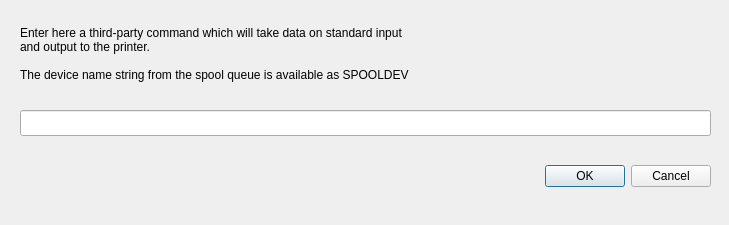
<?xml version="1.0" encoding="UTF-8"?>
<ui version="4.0">
 <class>othernetdlg</class>
 <widget class="QDialog" name="othernetdlg">
  <property name="geometry">
   <rect>
    <x>0</x>
    <y>0</y>
    <width>729</width>
    <height>225</height>
   </rect>
  </property>
  <property name="windowTitle">
   <string>Other network device</string>
  </property>
  <property name="toolTip">
   <string>This is the command to be used</string>
  </property>
  <widget class="QDialogButtonBox" name="buttonBox">
   <property name="geometry">
    <rect>
     <x>370</x>
     <y>160</y>
     <width>341</width>
     <height>32</height>
    </rect>
   </property>
   <property name="orientation">
    <enum>Qt::Horizontal</enum>
   </property>
   <property name="standardButtons">
    <set>QDialogButtonBox::Cancel|QDialogButtonBox::Ok</set>
   </property>
  </widget>
  <widget class="QLabel" name="label">
   <property name="geometry">
    <rect>
     <x>20</x>
     <y>20</y>
     <width>491</width>
     <height>81</height>
    </rect>
   </property>
   <property name="text">
    <string>Enter here a third-party command which will take data on standard input
and output to the printer.

The device name string from the spool queue is available as SPOOLDEV
</string>
   </property>
  </widget>
  <widget class="QLineEdit" name="netcmd">
   <property name="geometry">
    <rect>
     <x>20</x>
     <y>110</y>
     <width>691</width>
     <height>26</height>
    </rect>
   </property>
  </widget>
 </widget>
 <resources/>
 <connections>
  <connection>
   <sender>buttonBox</sender>
   <signal>accepted()</signal>
   <receiver>othernetdlg</receiver>
   <slot>accept()</slot>
   <hints>
    <hint type="sourcelabel">
     <x>248</x>
     <y>254</y>
    </hint>
    <hint type="destinationlabel">
     <x>157</x>
     <y>274</y>
    </hint>
   </hints>
  </connection>
  <connection>
   <sender>buttonBox</sender>
   <signal>rejected()</signal>
   <receiver>othernetdlg</receiver>
   <slot>reject()</slot>
   <hints>
    <hint type="sourcelabel">
     <x>316</x>
     <y>260</y>
    </hint>
    <hint type="destinationlabel">
     <x>286</x>
     <y>274</y>
    </hint>
   </hints>
  </connection>
 </connections>
</ui>
